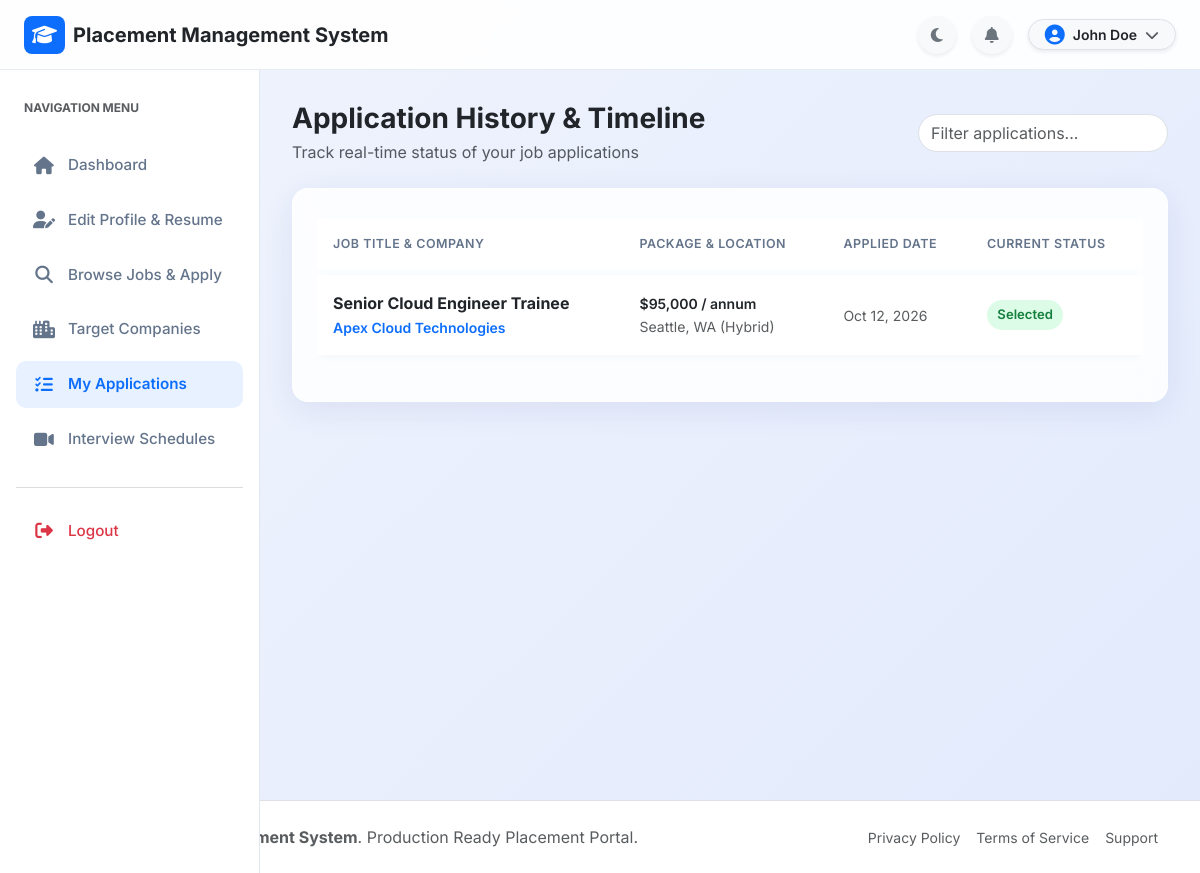
Page /student/applications.php (signed in) on the committed database.
### tables this page shows
CREATE TABLE IF NOT EXISTS `applications` (
  `id` INT AUTO_INCREMENT PRIMARY KEY,
  `job_id` INT NOT NULL,
  `student_id` INT NOT NULL,
  `status` ENUM('Applied', 'Shortlisted', 'Interview Scheduled', 'Selected', 'Rejected') DEFAULT 'Applied',
  `cover_note` TEXT DEFAULT NULL,
  `applied_at` TIMESTAMP DEFAULT CURRENT_TIMESTAMP,
  `updated_at` TIMESTAMP DEFAULT CURRENT_TIMESTAMP ON UPDATE CURRENT_TIMESTAMP,
  UNIQUE KEY `unique_student_job` (`job_id`, `student_id`),
  INDEX `idx_app_job` (`job_id`),
  INDEX `idx_app_student` (`student_id`),
  INDEX `idx_app_status` (`status`),
  CONSTRAINT `fk_app_job` FOREIGN KEY (`job_id`) REFERENCES `jobs` (`id`) ON DELETE CASCADE,
  CONSTRAINT `fk_app_student` FOREIGN KEY (`student_id`) REFERENCES `students` (`id`) ON DELETE CASCADE
);

CREATE TABLE IF NOT EXISTS `jobs` (
  `id` INT AUTO_INCREMENT PRIMARY KEY,
  `company_id` INT NOT NULL,
  `title` VARCHAR(150) NOT NULL,
  `department_id` INT DEFAULT NULL,
  `job_type` ENUM('Full Time', 'Internship', 'Part Time', 'Contract') DEFAULT 'Full Time',
  `location` VARCHAR(100) NOT NULL,
  `salary_package` VARCHAR(100) NOT NULL,
  `min_cgpa` DECIMAL(3,2) DEFAULT 0.00,
  `vacancies` INT DEFAULT 1,
  `deadline` DATE NOT NULL,
  `description` TEXT NOT NULL,
  `requirements` TEXT NOT NULL,
  `status` ENUM('Active', 'Closed') DEFAULT 'Active',
  `created_at` TIMESTAMP DEFAULT CURRENT_TIMESTAMP,
  `updated_at` TIMESTAMP DEFAULT CURRENT_TIMESTAMP ON UPDATE CURRENT_TIMESTAMP,
  INDEX `idx_job_company` (`company_id`),
  INDEX `idx_job_dept` (`department_id`),
  INDEX `idx_job_status` (`status`),
  CONSTRAINT `fk_jobs_company` FOREIGN KEY (`company_id`) REFERENCES `companies` (`id`) ON DELETE CASCADE,
  CONSTRAINT `fk_jobs_department` FOREIGN KEY (`department_id`) REFERENCES `departments` (`id`) ON DELETE SET NULL
);

CREATE TABLE IF NOT EXISTS `companies` (
  `id` INT AUTO_INCREMENT PRIMARY KEY,
  `company_name` VARCHAR(150) NOT NULL,
  `email` VARCHAR(100) NOT NULL UNIQUE,
  `password` VARCHAR(255) NOT NULL,
  `phone` VARCHAR(20) DEFAULT NULL,
  `website` VARCHAR(150) DEFAULT NULL,
  `industry` VARCHAR(100) DEFAULT NULL,
  `location` VARCHAR(100) DEFAULT NULL,
  `description` TEXT DEFAULT NULL,
  `logo` VARCHAR(255) DEFAULT 'default-company.png',
  `status` ENUM('Pending', 'Approved', 'Rejected') DEFAULT 'Approved',
  `created_at` TIMESTAMP DEFAULT CURRENT_TIMESTAMP,
  `updated_at` TIMESTAMP DEFAULT CURRENT_TIMESTAMP ON UPDATE CURRENT_TIMESTAMP,
  INDEX `idx_company_email` (`email`),
  INDEX `idx_company_status` (`status`)
);

### student/applications.php (the view, shortened to what this page needs)
<?php
require_once __DIR__ . '/../config/database.php';
$student_id = $_SESSION['user_id'];
$stmt = $conn->prepare("
    SELECT a.*, j.title AS job_title, j.salary_package, j.location, c.company_name
    FROM applications a
    JOIN jobs j ON a.job_id = j.id
    JOIN companies c ON j.company_id = c.id
    WHERE a.student_id = ?
    ORDER BY a.id DESC
");
$stmt->bind_param("i", $student_id);
$stmt->execute();
$applications = $stmt->get_result()->fetch_all(MYSQLI_ASSOC);
require_once __DIR__ . '/../includes/header.php';
require_once __DIR__ . '/../includes/navbar.php';
?>
<div class="app-layout">
    <?php require_once __DIR__ . '/../includes/sidebar.php'; ?>
    <main class="app-main">
        <div class="d-flex justify-content-between align-items-center mb-4">
            <div>
                <h3 class="fw-bold text-dark mb-1">Application History & Timeline</h3>
                <p class="text-muted mb-0">Track real-time status of your job applications</p>
            </div>
            <input type="text" data-table-search="apps-table" class="form-control rounded-pill" style="width: 250px;" placeholder="Filter applications...">
        </div>
        <div class="glass-card p-4">
            <div class="table-responsive">
                <table class="table table-custom align-middle" id="apps-table">
                    <thead>
                        <tr>
                            <th>Job Title & Company</th>
                            <th>Package & Location</th>
                            <th>Applied Date</th>
                            <th>Current Status</th>
                        </tr>
                    </thead>
                    <tbody>
                        <?php if (empty($applications)): ?>
                            <tr>
                                <td colspan="4" class="text-center py-4 text-muted">No applications submitted yet.</td>
                            </tr>
                        <?php else: ?>
                            <?php foreach ($applications as $app): ?>
                                <tr>
                                    <td>
                                        <div class="fw-bold text-dark"><?php echo htmlspecialchars($app['job_title']); ?></div>
                                        <small class="text-primary fw-semibold"><?php echo htmlspecialchars($app['company_name']); ?></small>
                                    </td>
                                    <td>
                                        <div class="small fw-semibold text-dark"><?php echo htmlspecialchars($app['salary_package']); ?></div>
                                        <small class="text-muted"><?php echo htmlspecialchars($app['location']); ?></small>
                                    </td>
                                    <td class="small text-muted"><?php echo date('M d, Y', strtotime($app['applied_at'])); ?></td>
                                    <td>
                                        <?php
                                        $badgeClass = 'badge-applied';
                                        if ($app['status'] === 'Selected') $badgeClass = 'badge-selected';
                                        ?>
                                        <span class="badge-status <?php echo $badgeClass; ?>"><?php echo htmlspecialchars($app['status']); ?></span>
                                    </td>
                                </tr>
                            <?php endforeach; ?>
                        <?php endif; ?>
                    </tbody>
                </table>
            </div>
        </div>
    </main>
</div>
<?php require_once __DIR__ . '/../includes/footer.php'; ?>

### assets/css/style.css (style rules this page uses)
:root { --primary-color: #0d6efd; --primary-dark: #0a58ca; --primary-light: #e7f1ff; --secondary-color: #4f46e5; --accent-color: #06b6d4; --bg-gradient: linear-gradient(135deg, #f0f4fd 0%, #e2eafc 100%); --card-bg: rgba(255, 255, 255, 0.85); --card-border: rgba(255, 255, 255, 0.6); --text-main: #1e293b; --text-muted: #64748b; --sidebar-width: 260px; --topbar-height: 70px; --glass-shadow: 0 8px 32px 0 rgba(31, 38, 135, 0.08); --transition-smooth: all 0.25s cubic-bezier(0.4, 0, 0.2, 1); }
body { font-family: 'Inter', system-ui, -apple-system, sans-serif; background: var(--bg-gradient); color: var(--text-main); min-height: 100vh; margin: 0; padding: 0; overflow-x: hidden; }
.glass-card { background: var(--card-bg); backdrop-filter: blur(12px); -webkit-backdrop-filter: blur(12px); border: 1px solid var(--card-border); border-radius: 16px; box-shadow: var(--glass-shadow); transition: var(--transition-smooth); }
.app-layout { display: flex; margin-top: var(--topbar-height); min-height: calc(100vh - var(--topbar-height)); }
.app-main { flex: 1; margin-left: var(--sidebar-width); padding: 2rem; transition: var(--transition-smooth); }
.badge-status { padding: 0.4em 0.8em; font-size: 0.82rem; font-weight: 600; border-radius: 30px; display: inline-block; }
.badge-selected { background: #dcfce7; color: #15803d; }
.table-custom { border-collapse: separate; border-spacing: 0 6px; }
.table-custom tbody tr { background: #ffffff; border-radius: 10px; box-shadow: 0 2px 8px rgba(0,0,0,0.03); transition: var(--transition-smooth); }
.table-custom th { border: none; color: var(--text-muted); font-weight: 600; text-transform: uppercase; font-size: 0.78rem; letter-spacing: 0.5px; padding: 1rem; }
.table-custom td { border: none; padding: 1rem; vertical-align: middle; }

### rows in the picture
applications: job.title "Senior Cloud Engineer Trainee", companies.company_name "Apex Cloud Technologies", job.salary_package "$95,000 / annum", job.location "Seattle, WA (Hybrid)", applied_at "Oct 12, 2026", status "Selected"

### other values in the picture
APP_NAME "Placement Management System"
$_SESSION['user_name'] "John Doe"
